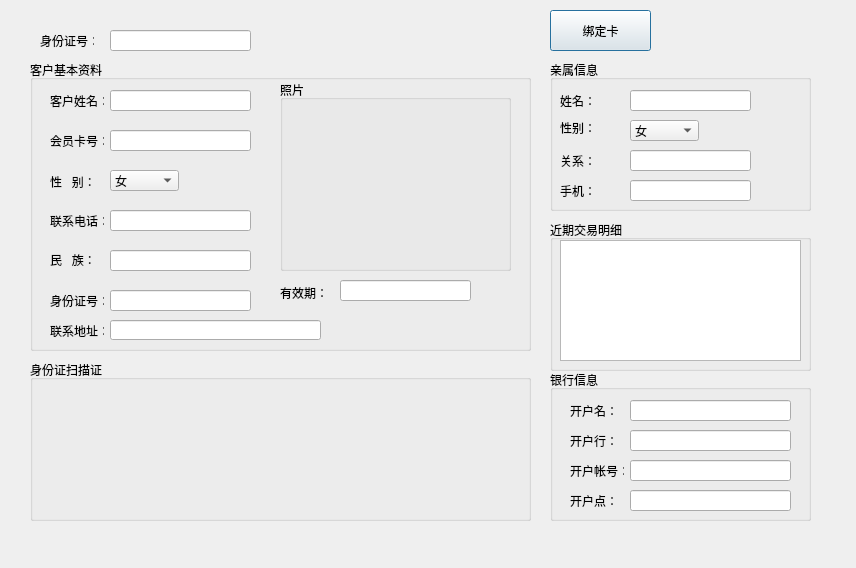
<?xml version="1.0" encoding="UTF-8"?>
<ui version="4.0">
 <class>Dialog</class>
 <widget class="QDialog" name="Dialog">
  <property name="geometry">
   <rect>
    <x>0</x>
    <y>0</y>
    <width>856</width>
    <height>568</height>
   </rect>
  </property>
  <property name="windowTitle">
   <string>绑定卡</string>
  </property>
  <widget class="QLabel" name="label">
   <property name="geometry">
    <rect>
     <x>40</x>
     <y>30</y>
     <width>54</width>
     <height>21</height>
    </rect>
   </property>
   <property name="text">
    <string>身份证号：</string>
   </property>
  </widget>
  <widget class="QLineEdit" name="lineEdit">
   <property name="geometry">
    <rect>
     <x>110</x>
     <y>30</y>
     <width>141</width>
     <height>21</height>
    </rect>
   </property>
  </widget>
  <widget class="QPushButton" name="pushButton">
   <property name="geometry">
    <rect>
     <x>550</x>
     <y>10</y>
     <width>101</width>
     <height>41</height>
    </rect>
   </property>
   <property name="text">
    <string>绑定卡</string>
   </property>
  </widget>
  <widget class="QGroupBox" name="groupBox">
   <property name="geometry">
    <rect>
     <x>30</x>
     <y>60</y>
     <width>501</width>
     <height>291</height>
    </rect>
   </property>
   <property name="title">
    <string>客户基本资料</string>
   </property>
   <widget class="QLabel" name="label_2">
    <property name="geometry">
     <rect>
      <x>20</x>
      <y>30</y>
      <width>54</width>
      <height>21</height>
     </rect>
    </property>
    <property name="text">
     <string>客户姓名：</string>
    </property>
   </widget>
   <widget class="QLineEdit" name="membername">
    <property name="geometry">
     <rect>
      <x>80</x>
      <y>30</y>
      <width>141</width>
      <height>21</height>
     </rect>
    </property>
   </widget>
   <widget class="QLabel" name="label_3">
    <property name="geometry">
     <rect>
      <x>20</x>
      <y>70</y>
      <width>54</width>
      <height>21</height>
     </rect>
    </property>
    <property name="text">
     <string>会员卡号：</string>
    </property>
   </widget>
   <widget class="QLineEdit" name="cardid">
    <property name="geometry">
     <rect>
      <x>80</x>
      <y>70</y>
      <width>141</width>
      <height>21</height>
     </rect>
    </property>
   </widget>
   <widget class="QLabel" name="label_4">
    <property name="geometry">
     <rect>
      <x>20</x>
      <y>112</y>
      <width>54</width>
      <height>20</height>
     </rect>
    </property>
    <property name="text">
     <string>性   别：</string>
    </property>
   </widget>
   <widget class="QComboBox" name="sex">
    <property name="geometry">
     <rect>
      <x>80</x>
      <y>110</y>
      <width>69</width>
      <height>21</height>
     </rect>
    </property>
    <item>
     <property name="text">
      <string>女</string>
     </property>
    </item>
    <item>
     <property name="text">
      <string>男</string>
     </property>
    </item>
    <item>
     <property name="text">
      <string/>
     </property>
    </item>
   </widget>
   <widget class="QLabel" name="label_5">
    <property name="geometry">
     <rect>
      <x>20</x>
      <y>150</y>
      <width>54</width>
      <height>21</height>
     </rect>
    </property>
    <property name="text">
     <string>联系电话：</string>
    </property>
   </widget>
   <widget class="QLineEdit" name="tel">
    <property name="geometry">
     <rect>
      <x>80</x>
      <y>150</y>
      <width>141</width>
      <height>21</height>
     </rect>
    </property>
   </widget>
   <widget class="QLabel" name="label_6">
    <property name="geometry">
     <rect>
      <x>20</x>
      <y>190</y>
      <width>54</width>
      <height>20</height>
     </rect>
    </property>
    <property name="text">
     <string>民   族：</string>
    </property>
   </widget>
   <widget class="QLineEdit" name="nation">
    <property name="geometry">
     <rect>
      <x>80</x>
      <y>190</y>
      <width>141</width>
      <height>21</height>
     </rect>
    </property>
   </widget>
   <widget class="QLabel" name="label_7">
    <property name="geometry">
     <rect>
      <x>20</x>
      <y>230</y>
      <width>54</width>
      <height>21</height>
     </rect>
    </property>
    <property name="text">
     <string>身份证号：</string>
    </property>
   </widget>
   <widget class="QLineEdit" name="idcard">
    <property name="geometry">
     <rect>
      <x>80</x>
      <y>230</y>
      <width>141</width>
      <height>21</height>
     </rect>
    </property>
   </widget>
   <widget class="QGroupBox" name="groupBox_2">
    <property name="geometry">
     <rect>
      <x>250</x>
      <y>20</y>
      <width>231</width>
      <height>191</height>
     </rect>
    </property>
    <property name="title">
     <string>照片</string>
    </property>
   </widget>
   <widget class="QLabel" name="label_8">
    <property name="geometry">
     <rect>
      <x>20</x>
      <y>260</y>
      <width>54</width>
      <height>21</height>
     </rect>
    </property>
    <property name="text">
     <string>联系地址：</string>
    </property>
   </widget>
   <widget class="QLineEdit" name="adder">
    <property name="geometry">
     <rect>
      <x>80</x>
      <y>260</y>
      <width>211</width>
      <height>20</height>
     </rect>
    </property>
   </widget>
   <widget class="QLabel" name="label_9">
    <property name="geometry">
     <rect>
      <x>250</x>
      <y>222</y>
      <width>54</width>
      <height>21</height>
     </rect>
    </property>
    <property name="text">
     <string>有效期：</string>
    </property>
   </widget>
   <widget class="QLineEdit" name="carddate">
    <property name="geometry">
     <rect>
      <x>310</x>
      <y>220</y>
      <width>131</width>
      <height>21</height>
     </rect>
    </property>
   </widget>
  </widget>
  <widget class="QGroupBox" name="groupBox_3">
   <property name="geometry">
    <rect>
     <x>30</x>
     <y>360</y>
     <width>501</width>
     <height>161</height>
    </rect>
   </property>
   <property name="title">
    <string>身份证扫描证</string>
   </property>
  </widget>
  <widget class="QGroupBox" name="groupBox_4">
   <property name="geometry">
    <rect>
     <x>550</x>
     <y>60</y>
     <width>261</width>
     <height>151</height>
    </rect>
   </property>
   <property name="title">
    <string>亲属信息</string>
   </property>
   <widget class="QLabel" name="label_10">
    <property name="geometry">
     <rect>
      <x>10</x>
      <y>30</y>
      <width>54</width>
      <height>21</height>
     </rect>
    </property>
    <property name="text">
     <string>姓名：</string>
    </property>
   </widget>
   <widget class="QLineEdit" name="relativesname">
    <property name="geometry">
     <rect>
      <x>80</x>
      <y>30</y>
      <width>121</width>
      <height>21</height>
     </rect>
    </property>
   </widget>
   <widget class="QLabel" name="label_11">
    <property name="geometry">
     <rect>
      <x>10</x>
      <y>60</y>
      <width>54</width>
      <height>16</height>
     </rect>
    </property>
    <property name="text">
     <string>性别：</string>
    </property>
   </widget>
   <widget class="QComboBox" name="relativessex">
    <property name="geometry">
     <rect>
      <x>80</x>
      <y>60</y>
      <width>69</width>
      <height>21</height>
     </rect>
    </property>
    <item>
     <property name="text">
      <string>女</string>
     </property>
    </item>
    <item>
     <property name="text">
      <string>男</string>
     </property>
    </item>
    <item>
     <property name="text">
      <string/>
     </property>
    </item>
   </widget>
   <widget class="QLabel" name="label_12">
    <property name="geometry">
     <rect>
      <x>10</x>
      <y>90</y>
      <width>54</width>
      <height>21</height>
     </rect>
    </property>
    <property name="text">
     <string>关系：</string>
    </property>
   </widget>
   <widget class="QLineEdit" name="relationship">
    <property name="geometry">
     <rect>
      <x>80</x>
      <y>90</y>
      <width>121</width>
      <height>21</height>
     </rect>
    </property>
   </widget>
   <widget class="QLabel" name="label_13">
    <property name="geometry">
     <rect>
      <x>10</x>
      <y>120</y>
      <width>54</width>
      <height>21</height>
     </rect>
    </property>
    <property name="text">
     <string>手机：</string>
    </property>
   </widget>
   <widget class="QLineEdit" name="relationtem">
    <property name="geometry">
     <rect>
      <x>80</x>
      <y>120</y>
      <width>121</width>
      <height>21</height>
     </rect>
    </property>
   </widget>
  </widget>
  <widget class="QGroupBox" name="groupBox_5">
   <property name="geometry">
    <rect>
     <x>550</x>
     <y>220</y>
     <width>261</width>
     <height>151</height>
    </rect>
   </property>
   <property name="title">
    <string>近期交易明细</string>
   </property>
   <widget class="QPlainTextEdit" name="plainTextEdit">
    <property name="geometry">
     <rect>
      <x>10</x>
      <y>20</y>
      <width>241</width>
      <height>121</height>
     </rect>
    </property>
   </widget>
  </widget>
  <widget class="QGroupBox" name="groupBox_6">
   <property name="geometry">
    <rect>
     <x>550</x>
     <y>370</y>
     <width>261</width>
     <height>151</height>
    </rect>
   </property>
   <property name="title">
    <string>银行信息</string>
   </property>
   <widget class="QLabel" name="label_14">
    <property name="geometry">
     <rect>
      <x>20</x>
      <y>30</y>
      <width>54</width>
      <height>21</height>
     </rect>
    </property>
    <property name="text">
     <string>开户名：</string>
    </property>
   </widget>
   <widget class="QLineEdit" name="lineEdit_12">
    <property name="geometry">
     <rect>
      <x>80</x>
      <y>30</y>
      <width>161</width>
      <height>21</height>
     </rect>
    </property>
   </widget>
   <widget class="QLabel" name="label_15">
    <property name="geometry">
     <rect>
      <x>20</x>
      <y>60</y>
      <width>54</width>
      <height>21</height>
     </rect>
    </property>
    <property name="text">
     <string>开户行：</string>
    </property>
   </widget>
   <widget class="QLineEdit" name="lineEdit_13">
    <property name="geometry">
     <rect>
      <x>80</x>
      <y>60</y>
      <width>161</width>
      <height>21</height>
     </rect>
    </property>
   </widget>
   <widget class="QLabel" name="label_16">
    <property name="geometry">
     <rect>
      <x>20</x>
      <y>90</y>
      <width>54</width>
      <height>21</height>
     </rect>
    </property>
    <property name="text">
     <string>开户帐号：</string>
    </property>
   </widget>
   <widget class="QLineEdit" name="lineEdit_14">
    <property name="geometry">
     <rect>
      <x>80</x>
      <y>90</y>
      <width>161</width>
      <height>21</height>
     </rect>
    </property>
   </widget>
   <widget class="QLabel" name="label_17">
    <property name="geometry">
     <rect>
      <x>20</x>
      <y>120</y>
      <width>54</width>
      <height>21</height>
     </rect>
    </property>
    <property name="text">
     <string>开户点：</string>
    </property>
   </widget>
   <widget class="QLineEdit" name="lineEdit_15">
    <property name="geometry">
     <rect>
      <x>80</x>
      <y>120</y>
      <width>161</width>
      <height>21</height>
     </rect>
    </property>
   </widget>
  </widget>
 </widget>
 <resources/>
 <connections/>
</ui>
